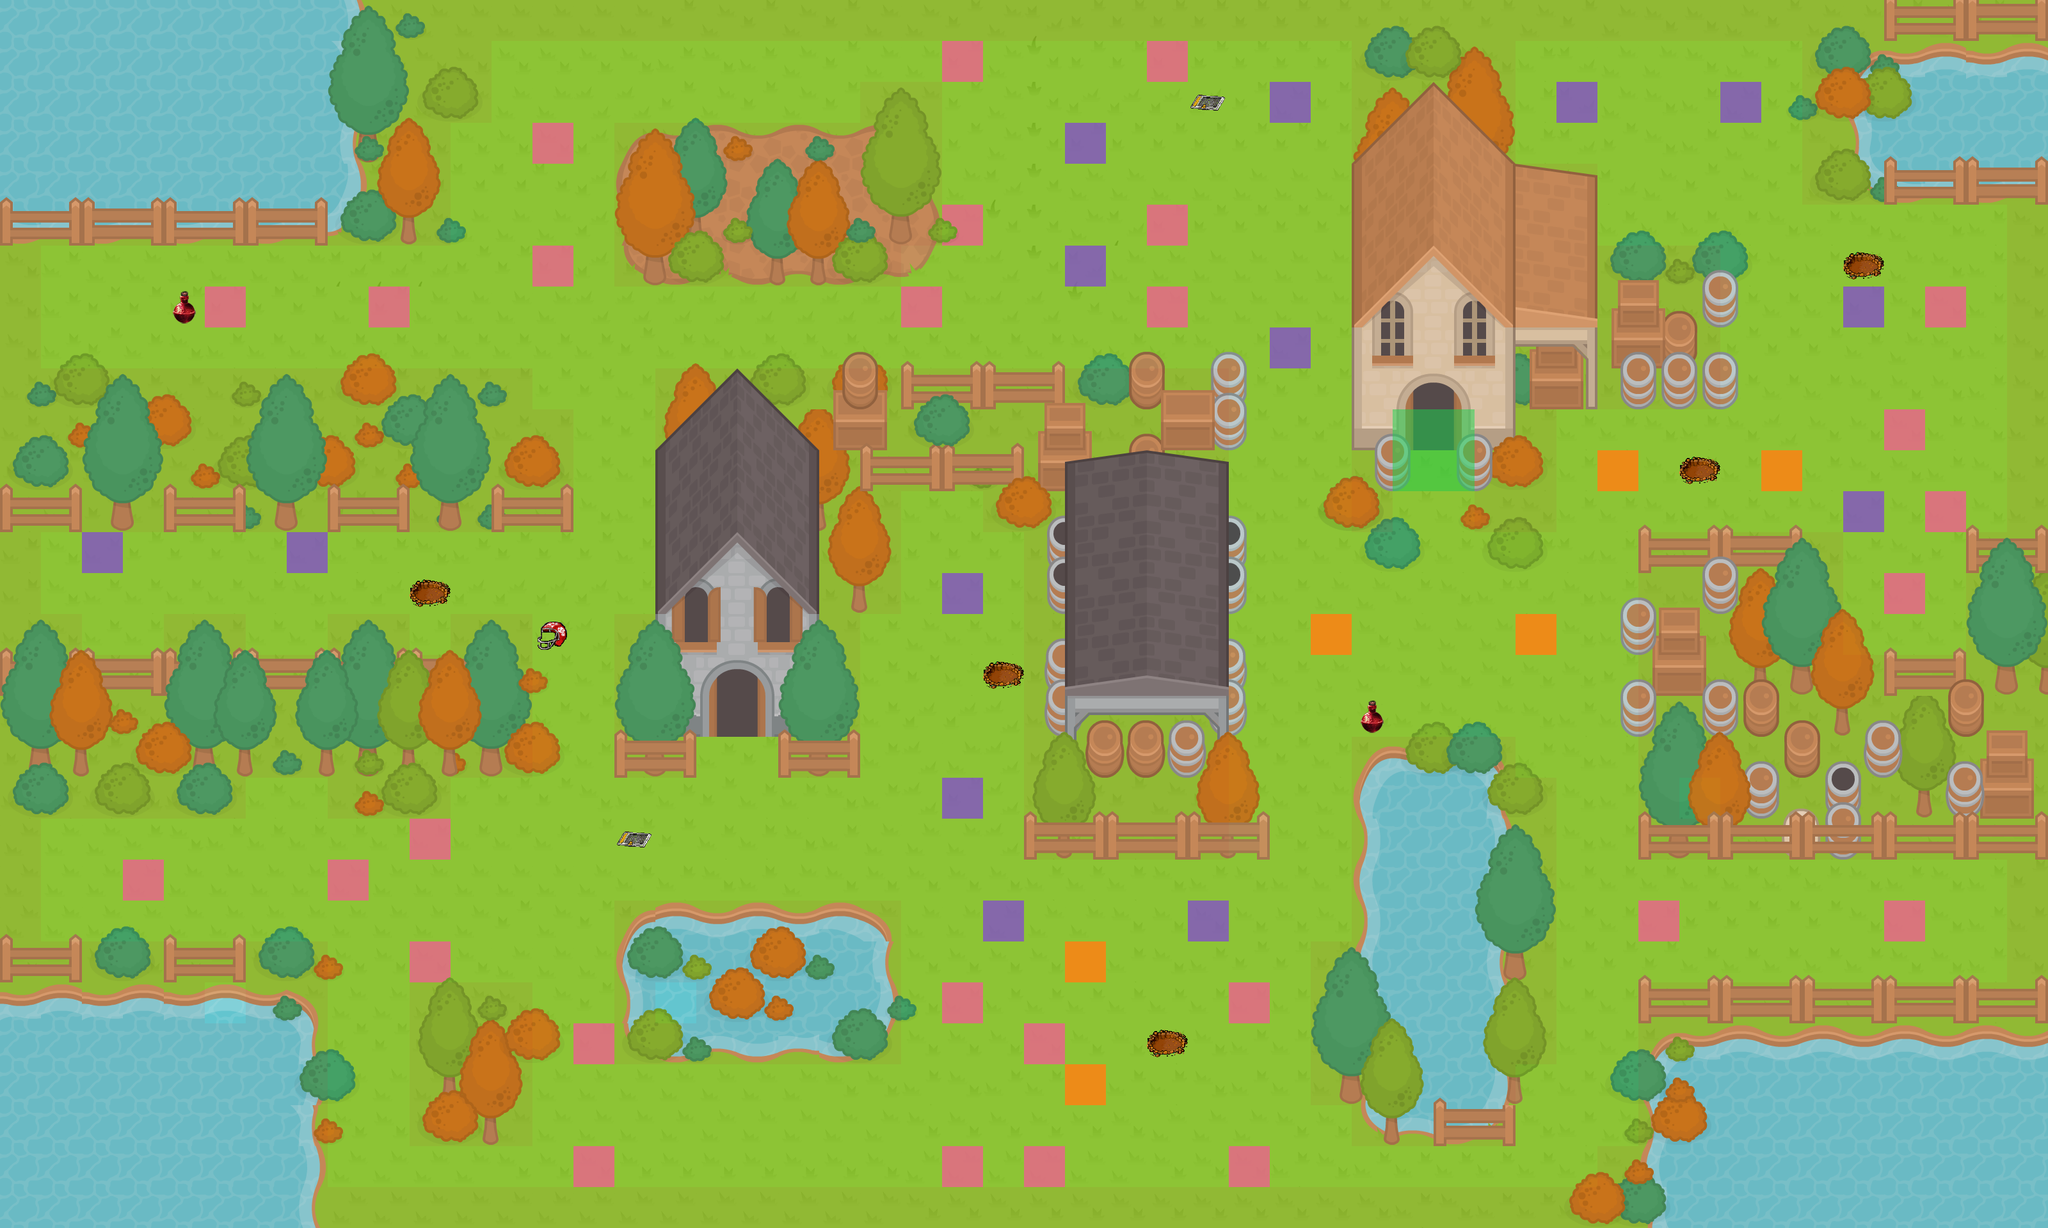

A level layout from a 2D game, rendered from its tile map. Below: a short description, then the map file with tile-grid data replaced by summaries:
An orthogonal 50x30 tile map with 64x64 px tiles, 18 tile layers (0_Background, trap, enemy_class_1, enemy_class_2, ...), 12 tilesets and 50 objects (2x enemy22end, hero, enemy1begin, enemy1end, enemy2begin, ...).

<map version="1.2" tiledversion="1.2.2" orientation="orthogonal" renderorder="right-down" width="50" height="30" tilewidth="64" tileheight="64" infinite="0" nextlayerid="46" nextobjectid="58">
 <tileset firstgid="1" source="RPGpack_sheet_2X.tsx" />
 <tileset firstgid="1041" source="meta.tsx" />
 <tileset firstgid="1042" source="bottle.tsx" />
 <tileset firstgid="1046" source="meta2.tsx" />
 <tileset firstgid="1047" source="weapon1.tsx" />
 <tileset firstgid="1048" source="weapon2.tsx" />
 <tileset firstgid="1049" source="enemy_class_1.tsx" />
 <tileset firstgid="1050" source="enemy_class_2.tsx" />
 <tileset firstgid="1051" source="enemy_class_3.tsx" />
 <tileset firstgid="1052" source="helmet.tsx" />
 <tileset firstgid="1053" source="door.tsx" />
 <tileset firstgid="1054" source="trap.tsx" />
 <layer id="28" name="0_Background" width="50" height="30">
  <data>[1500 cells, 1500 non-empty, 77 distinct tile ids]</data>
 </layer>
 <layer id="45" name="trap" width="50" height="30">
  <data>[1500 cells, 5 non-empty, 1 distinct tile ids]</data>
 </layer>
 <objectgroup id="9" name="Objects">
  <object id="2" name="hero" x="1130.39" y="1167" width="40" height="36" />
  <object id="4" name="enemy1begin" x="1682" y="1684.33" width="38" height="34" />
  <object id="5" name="enemy1end" x="1674.67" y="1492.67" width="42" height="37" />
  <object id="6" name="enemy2begin" x="1617.33" y="1612" width="37" height="34" />
  <object id="7" name="enemy2end" x="1619.67" y="1806.67" width="35" height="35" />
  <object id="8" name="enemy3begin" x="2575" y="1417" width="38" height="37" />
  <object id="9" name="enemy3end" x="2954" y="1428" width="38" height="29" />
  <object id="10" name="enemy4end" x="912" y="1606" width="40" height="38" />
  <object id="11" name="enemy4begin" x="903.667" y="1799.33" width="38" height="38" />
  <object id="12" name="enemy5begin" x="148" y="849" width="37" height="37" />
  <object id="14" name="enemy5end" x="456" y="842" width="44" height="42" />
  <object id="16" name="enemy6begin" x="334.667" y="452" width="42" height="42" />
  <object id="17" name="enemy6end" x="585.333" y="457.333" width="38" height="38" />
  <object id="18" name="enemy7end" x="840.667" y="391.333" width="43" height="41" />
  <object id="19" name="enemy7begin" x="846.667" y="203.667" width="39" height="38" />
  <object id="20" name="enemy8begin" x="656" y="1290" width="36" height="41" />
  <object id="21" name="enemy8end" x="644" y="1472" width="40" height="38" />
  <object id="23" name="enemy9begin" x="1487" y="913" width="36" height="40" />
  <object id="24" name="enemy9end" x="1490" y="1231" width="38" height="46" />
  <object id="25" name="enmy10end" x="1800.67" y="335" width="39" height="35" />
  <object id="26" name="enemy10begin" x="1803.33" y="76" width="34" height="34" />
  <object id="27" name="enemy11begin" x="1672.67" y="407.667" width="38" height="38" />
  <object id="28" name="enemy11end" x="1673.33" y="199.333" width="36" height="35" />
  <object id="29" name="enemy12begin" x="1552" y="1426" width="35" height="37" />
  <object id="30" name="enemy12end" x="1875" y="1424" width="32" height="38" />
  <object id="31" name="enemy13end" x="1490" y="1554" width="35" height="38" />
  <object id="32" name="enemy13begin" x="1491" y="1810" width="35" height="39" />
  <object id="33" name="enemy14end" x="1934" y="1555" width="37" height="31" />
  <object id="34" name="enemy14begin" x="1942" y="1813" width="36" height="34" />
  <object id="35" name="enemy15end" x="1489.33" y="77" width="29" height="39" />
  <object id="36" name="enemy15begin" x="1488.33" y="325.333" width="38" height="40" />
  <object id="37" name="enemy16end" x="3027.67" y="778" width="35" height="35" />
  <object id="38" name="enemy16begin" x="3031.33" y="457.667" width="32" height="36" />
  <object id="39" name="enemy17end" x="2513" y="719" width="37" height="34" />
  <object id="40" name="enemy17begin" x="2770" y="720" width="37" height="37" />
  <object id="41" name="enemy18begin" x="2904" y="468" width="25" height="35" />
  <object id="42" name="enemy18end" x="2898" y="780" width="33" height="41" />
  <object id="43" name="enemy19begin" x="2958" y="655" width="33" height="36" />
  <object id="44" name="enemy19end" x="2962" y="912" width="36" height="40" />
  <object id="45" name="enemy20begin" x="2439" y="140" width="39" height="37" />
  <object id="46" name="enemy20end" x="2701" y="143" width="37" height="36" />
  <object id="47" name="enemy21begin" x="1427" y="464" width="30" height="39" />
  <object id="48" name="enemy21end" x="1815" y="460" width="28" height="34" />
  <object id="49" name="enemy22end" x="1999" y="143" width="36" height="33" />
  <object id="50" name="enemy22end" x="2004" y="531" width="33" height="35" />
  <object id="52" name="enemy23begin" x="2058" y="974" width="34" height="33" />
  <object id="53" name="enemy23end" x="2393" y="967" width="35" height="40" />
  <object id="54" name="enemy24begin" x="205" y="1353" width="33" height="33" />
  <object id="55" name="enemy24end" x="524" y="1360" width="37" height="31" />
  <object id="57" name="exit" x="2244" y="696" />
 </objectgroup>
 <layer id="42" name="enemy_class_1" width="50" height="30" opacity="0.78">
  <data>[1500 cells, 24 non-empty, 1 distinct tile ids]</data>
 </layer>
 <layer id="43" name="enemy_class_2" width="50" height="30" opacity="0.77">
  <data>[1500 cells, 18 non-empty, 2 distinct tile ids]</data>
 </layer>
 <layer id="44" name="enemy_class_3" width="50" height="30">
  <data>[1500 cells, 6 non-empty, 1 distinct tile ids]</data>
 </layer>
 <layer id="29" name="1_treesBlocked" width="50" height="30">
  <data>[1500 cells, 216 non-empty, 90 distinct tile ids]</data>
 </layer>
 <layer id="40" name="box1" width="50" height="30">
  <data>[1500 cells, 166 non-empty, 68 distinct tile ids]</data>
 </layer>
 <layer id="39" name="box" width="50" height="30">
  <data>[1500 cells, 215 non-empty, 86 distinct tile ids]</data>
 </layer>
 <layer id="30" name="2_house2" width="50" height="30">
  <data>[1500 cells, 82 non-empty, 33 distinct tile ids]</data>
 </layer>
 <layer id="31" name="3_windows&amp;doors" width="50" height="30">
  <data>[1500 cells, 24 non-empty, 16 distinct tile ids]</data>
 </layer>
 <layer id="32" name="4_house1" width="50" height="30">
  <data>[1500 cells, 96 non-empty, 92 distinct tile ids]</data>
 </layer>
 <layer id="33" name="5_tree" width="50" height="30">
  <data>[1500 cells, 197 non-empty, 73 distinct tile ids]</data>
 </layer>
 <layer id="41" name="tree1" width="50" height="30">
  <data>[1500 cells, 174 non-empty, 50 distinct tile ids]</data>
 </layer>
 <layer id="34" name="Medicine" width="50" height="30">
  <data>[1500 cells, 2 non-empty, 1 distinct tile ids]</data>
 </layer>
 <layer id="35" name="Weapon" width="50" height="30">
  <data>[1500 cells, 2 non-empty, 1 distinct tile ids]</data>
 </layer>
 <layer id="36" name="Weapon2" width="50" height="30">
  <data>[1500 cells, 1 non-empty, 1 distinct tile ids]</data>
 </layer>
 <layer id="37" name="collidable" width="50" height="30" opacity="0.89">
  <data>[1500 cells, 799 non-empty, 1 distinct tile ids]</data>
 </layer>
 <layer id="38" name="collectable" width="50" height="30" opacity="0.54">
  <data>[1500 cells, 4 non-empty, 1 distinct tile ids]</data>
 </layer>
</map>
